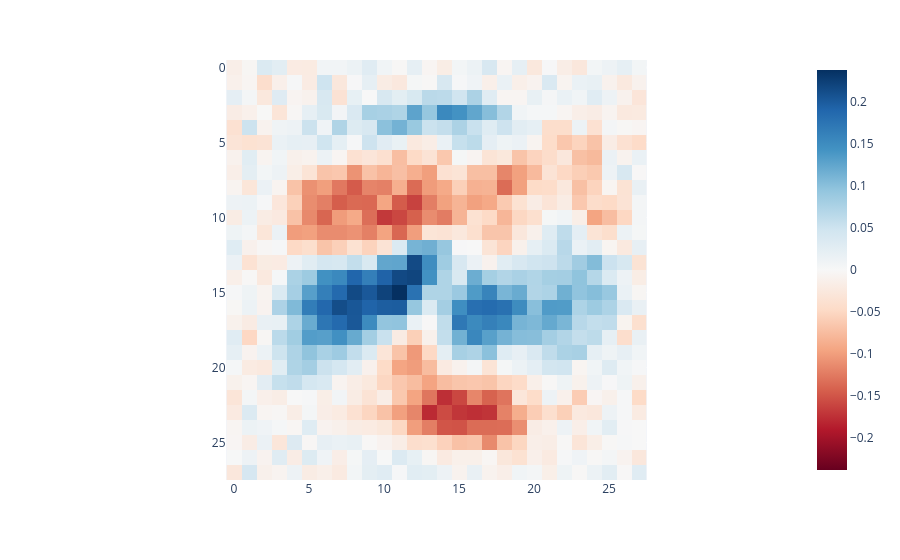

Source (notebook cell):
### Code cell
px.imshow(vecs[2, -1].view(28, 28).cpu(), color_continuous_midpoint=0, color_continuous_scale="RdBu")

### Figure 1 — Plotly figure (JSON) as saved in the notebook; plotly's stock layout.template omitted (floating-point values rounded to 4 significant figures; data arrays with more than 128 entries replaced by an {"elided": "..."} marker saying what was removed)
{"data": [{"coloraxis": "coloraxis", "hovertemplate": "x: %{x}<br>y: %{y}<br>color: %{z}<extra></extra>", "name": "0", "type": "heatmap", "xaxis": "x", "yaxis": "y", "z": {"elided": "28x28 float values"}}], "layout": {"coloraxis": {"cmid": 0, "colorscale": [[0, "rgb(103,0,31)"], [0.1, "rgb(178,24,43)"], [0.2, "rgb(214,96,77)"], [0.3, "rgb(244,165,130)"], [0.4, "rgb(253,219,199)"], [0.5, "rgb(247,247,247)"], [0.6, "rgb(209,229,240)"], [0.7, "rgb(146,197,222)"], [0.8, "rgb(67,147,195)"], [0.9, "rgb(33,102,172)"], [1, "rgb(5,48,97)"]]}, "margin": {"t": 60}, "xaxis": {"anchor": "y", "constrain": "domain", "domain": [0, 1], "scaleanchor": "y"}, "yaxis": {"anchor": "x", "autorange": "reversed", "constrain": "domain", "domain": [0, 1]}}}
